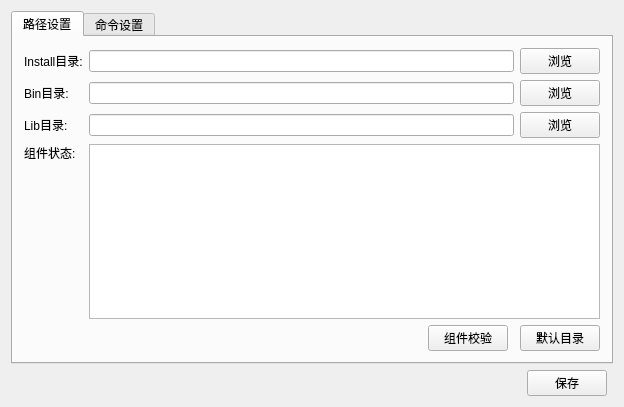
<?xml version="1.0" encoding="UTF-8"?>
<ui version="4.0">
 <class>Preferences</class>
 <widget class="QWidget" name="Preferences">
  <property name="windowModality">
   <enum>Qt::ApplicationModal</enum>
  </property>
  <property name="geometry">
   <rect>
    <x>0</x>
    <y>0</y>
    <width>624</width>
    <height>407</height>
   </rect>
  </property>
  <property name="windowTitle">
   <string>首选项</string>
  </property>
  <property name="windowIcon">
   <iconset resource="fusionstudio.qrc">
    <normaloff>:/FusionStudio/Resources/System_Preferences_128px_1175167_easyicon.net.ico</normaloff>:/FusionStudio/Resources/System_Preferences_128px_1175167_easyicon.net.ico</iconset>
  </property>
  <layout class="QGridLayout" name="gridLayout">
   <item row="3" column="0">
    <spacer name="horizontalSpacer">
     <property name="orientation">
      <enum>Qt::Horizontal</enum>
     </property>
     <property name="sizeHint" stdset="0">
      <size>
       <width>40</width>
       <height>20</height>
      </size>
     </property>
    </spacer>
   </item>
   <item row="3" column="1">
    <widget class="QPushButton" name="pushButton_Save">
     <property name="text">
      <string>保存</string>
     </property>
    </widget>
   </item>
   <item row="0" column="0" colspan="3">
    <widget class="QTabWidget" name="tabWidget">
     <property name="currentIndex">
      <number>0</number>
     </property>
     <widget class="QWidget" name="tab">
      <attribute name="title">
       <string>路径设置</string>
      </attribute>
      <layout class="QGridLayout" name="gridLayout_2">
       <item row="0" column="2" colspan="3">
        <widget class="QLineEdit" name="lineEdit_InstallPath"/>
       </item>
       <item row="1" column="2" colspan="3">
        <widget class="QLineEdit" name="lineEdit_BinPath"/>
       </item>
       <item row="3" column="2" colspan="3">
        <widget class="QLineEdit" name="lineEdit_LibPath"/>
       </item>
       <item row="0" column="5">
        <widget class="QPushButton" name="pushButton_Browser1">
         <property name="text">
          <string>浏览</string>
         </property>
        </widget>
       </item>
       <item row="7" column="2">
        <spacer name="horizontalSpacer_2">
         <property name="orientation">
          <enum>Qt::Horizontal</enum>
         </property>
         <property name="sizeHint" stdset="0">
          <size>
           <width>40</width>
           <height>20</height>
          </size>
         </property>
        </spacer>
       </item>
       <item row="3" column="0">
        <widget class="QLabel" name="label_5">
         <property name="text">
          <string>Lib目录:</string>
         </property>
        </widget>
       </item>
       <item row="0" column="0">
        <widget class="QLabel" name="label_3">
         <property name="text">
          <string>Install目录:</string>
         </property>
        </widget>
       </item>
       <item row="1" column="0">
        <widget class="QLabel" name="label_4">
         <property name="text">
          <string>Bin目录:</string>
         </property>
        </widget>
       </item>
       <item row="1" column="5">
        <widget class="QPushButton" name="pushButton_Browser2">
         <property name="text">
          <string>浏览</string>
         </property>
        </widget>
       </item>
       <item row="3" column="5">
        <widget class="QPushButton" name="pushButton_Browser3">
         <property name="text">
          <string>浏览</string>
         </property>
        </widget>
       </item>
       <item row="7" column="3">
        <widget class="QPushButton" name="pushButton_ComponemtCheck">
         <property name="text">
          <string>组件校验</string>
         </property>
        </widget>
       </item>
       <item row="4" column="0">
        <widget class="QLabel" name="label">
         <property name="text">
          <string>组件状态:</string>
         </property>
        </widget>
       </item>
       <item row="4" column="2" rowspan="3" colspan="4">
        <widget class="QPlainTextEdit" name="plainTextEdit_ComponentState">
         <property name="readOnly">
          <bool>true</bool>
         </property>
        </widget>
       </item>
       <item row="5" column="0">
        <spacer name="verticalSpacer">
         <property name="orientation">
          <enum>Qt::Vertical</enum>
         </property>
         <property name="sizeHint" stdset="0">
          <size>
           <width>20</width>
           <height>40</height>
          </size>
         </property>
        </spacer>
       </item>
       <item row="7" column="5">
        <widget class="QPushButton" name="pushButton_PathSetDefault">
         <property name="text">
          <string>默认目录</string>
         </property>
        </widget>
       </item>
      </layout>
     </widget>
     <widget class="QWidget" name="tab_3">
      <attribute name="title">
       <string>命令设置</string>
      </attribute>
      <layout class="QGridLayout" name="gridLayout_4">
       <item row="1" column="1">
        <widget class="QPushButton" name="pushButton_ScriptsSetDefault">
         <property name="text">
          <string>恢复默认</string>
         </property>
        </widget>
       </item>
       <item row="1" column="0">
        <spacer name="horizontalSpacer_4">
         <property name="orientation">
          <enum>Qt::Horizontal</enum>
         </property>
         <property name="sizeHint" stdset="0">
          <size>
           <width>40</width>
           <height>20</height>
          </size>
         </property>
        </spacer>
       </item>
       <item row="0" column="0" colspan="2">
        <widget class="QTableView" name="tableView">
         <attribute name="horizontalHeaderCascadingSectionResizes">
          <bool>true</bool>
         </attribute>
        </widget>
       </item>
      </layout>
     </widget>
    </widget>
   </item>
  </layout>
 </widget>
 <layoutdefault spacing="6" margin="11"/>
 <resources>
  <include location="fusionstudio.qrc"/>
 </resources>
 <connections>
  <connection>
   <sender>pushButton_Browser1</sender>
   <signal>clicked()</signal>
   <receiver>Preferences</receiver>
   <slot>Browser1()</slot>
   <hints>
    <hint type="sourcelabel">
     <x>571</x>
     <y>50</y>
    </hint>
    <hint type="destinationlabel">
     <x>617</x>
     <y>25</y>
    </hint>
   </hints>
  </connection>
  <connection>
   <sender>pushButton_Browser2</sender>
   <signal>clicked()</signal>
   <receiver>Preferences</receiver>
   <slot>Browser2()</slot>
   <hints>
    <hint type="sourcelabel">
     <x>595</x>
     <y>79</y>
    </hint>
    <hint type="destinationlabel">
     <x>618</x>
     <y>77</y>
    </hint>
   </hints>
  </connection>
  <connection>
   <sender>pushButton_Browser3</sender>
   <signal>clicked()</signal>
   <receiver>Preferences</receiver>
   <slot>Browser3()</slot>
   <hints>
    <hint type="sourcelabel">
     <x>583</x>
     <y>114</y>
    </hint>
    <hint type="destinationlabel">
     <x>619</x>
     <y>120</y>
    </hint>
   </hints>
  </connection>
  <connection>
   <sender>pushButton_ComponemtCheck</sender>
   <signal>clicked()</signal>
   <receiver>Preferences</receiver>
   <slot>checkComponent()</slot>
   <hints>
    <hint type="sourcelabel">
     <x>404</x>
     <y>347</y>
    </hint>
    <hint type="destinationlabel">
     <x>618</x>
     <y>336</y>
    </hint>
   </hints>
  </connection>
  <connection>
   <sender>pushButton_PathSetDefault</sender>
   <signal>clicked()</signal>
   <receiver>Preferences</receiver>
   <slot>setDefaultPath()</slot>
   <hints>
    <hint type="sourcelabel">
     <x>477</x>
     <y>348</y>
    </hint>
    <hint type="destinationlabel">
     <x>617</x>
     <y>304</y>
    </hint>
   </hints>
  </connection>
  <connection>
   <sender>pushButton_Save</sender>
   <signal>clicked()</signal>
   <receiver>Preferences</receiver>
   <slot>save()</slot>
   <hints>
    <hint type="sourcelabel">
     <x>608</x>
     <y>397</y>
    </hint>
    <hint type="destinationlabel">
     <x>619</x>
     <y>248</y>
    </hint>
   </hints>
  </connection>
  <connection>
   <sender>pushButton_ScriptsSetDefault</sender>
   <signal>clicked()</signal>
   <receiver>Preferences</receiver>
   <slot>setDefaultScripts()</slot>
   <hints>
    <hint type="sourcelabel">
     <x>575</x>
     <y>346</y>
    </hint>
    <hint type="destinationlabel">
     <x>618</x>
     <y>186</y>
    </hint>
   </hints>
  </connection>
 </connections>
 <slots>
  <slot>Browser1()</slot>
  <slot>Browser2()</slot>
  <slot>Browser3()</slot>
  <slot>checkComponent()</slot>
  <slot>setDefaultPath()</slot>
  <slot>creatEnvironmentVariable()</slot>
  <slot>save()</slot>
  <slot>Exit()</slot>
  <slot>setDefaultScripts()</slot>
 </slots>
</ui>
